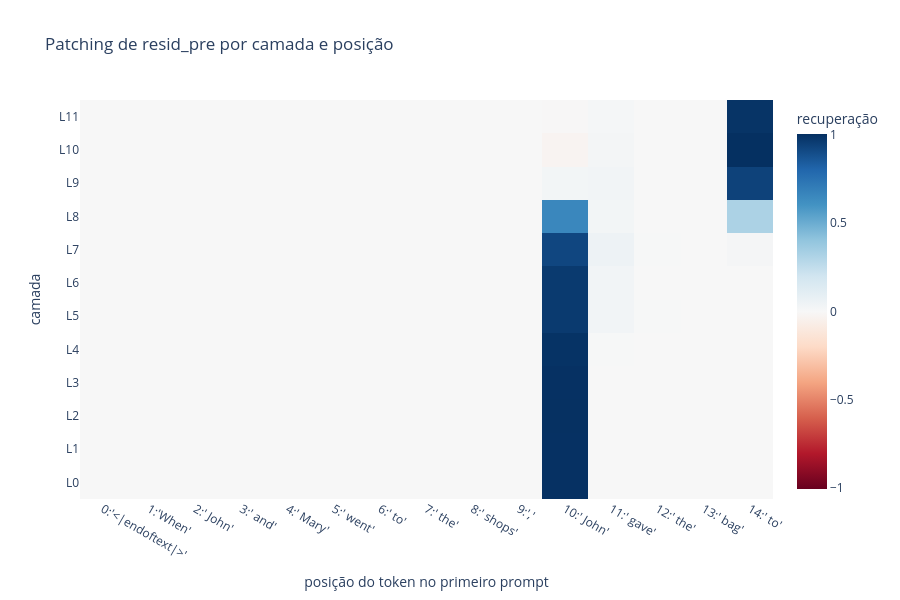

The notebook cell saved with this chart:
### Markdown cell above
## 1. Patching do residual stream

Para cada combinação `(camada, posição)`, substituímos somente o `resid_pre` corrompido pela versão limpa.

O eixo vertical será a camada. O eixo horizontal será a posição do token. Cores mais altas indicam maior recuperação causal.

### Code cell
with torch.no_grad():
    builtin_residual_results = patching.get_act_patch_resid_pre(
        model,
        corrupted_tokens,
        clean_cache,
        ioi_metric,
    )

assert builtin_residual_results.shape == (model.cfg.n_layers, tokens.shape[1])
position_labels = [
    f"{index}:{token!r}"
    for index, token in enumerate(model.to_str_tokens(tokens[0].detach().cpu()))
]

figure = go.Figure(
    data=go.Heatmap(
        z=builtin_residual_results.detach().cpu().numpy(),
        x=position_labels,
        y=[f"L{layer}" for layer in range(model.cfg.n_layers)],
        colorscale="RdBu",
        zmid=0,
        colorbar_title="recuperação",
        hovertemplate="camada=%{y}<br>posição=%{x}<br>recuperação=%{z:.3f}<extra></extra>",
    )
)
figure.update_layout(
    title="Patching de resid_pre por camada e posição",
    xaxis_title="posição do token no primeiro prompt",
    yaxis_title="camada",
    height=600,
)
figure.show()

best_flat = builtin_residual_results.argmax().item()
best_layer, best_position = divmod(best_flat, tokens.shape[1])
print(
    f"Maior recuperação: camada {best_layer}, posição {best_position}, "
    f"valor={builtin_residual_results.max().item():.3f}"
)

### Figure 1 — Plotly figure (JSON) as saved in the notebook; plotly's stock layout.template omitted (floating-point values rounded to 4 significant figures; data arrays with more than 128 entries replaced by an {"elided": "..."} marker saying what was removed)
{"data": [{"colorbar": {"title": {"text": "recuperação"}}, "colorscale": [[0.0, "rgb(103,0,31)"], [0.1, "rgb(178,24,43)"], [0.2, "rgb(214,96,77)"], [0.3, "rgb(244,165,130)"], [0.4, "rgb(253,219,199)"], [0.5, "rgb(247,247,247)"], [0.6, "rgb(209,229,240)"], [0.7, "rgb(146,197,222)"], [0.8, "rgb(67,147,195)"], [0.9, "rgb(33,102,172)"], [1.0, "rgb(5,48,97)"]], "hovertemplate": "camada=%{y}<br>posição=%{x}<br>recuperação=%{z:.3f}<extra></extra>", "type": "heatmap", "x": ["0:'<|endoftext|>'", "1:'When'", "2:' John'", "3:' and'", "4:' Mary'", "5:' went'", "6:' to'", "7:' the'", "8:' shops'", "9:','", "10:' John'", "11:' gave'", "12:' the'", "13:' bag'", "14:' to'"], "y": ["L0", "L1", "L2", "L3", "L4", "L5", "L6", "L7", "L8", "L9", "L10", "L11"], "z": {"elided": "12x15 float values"}, "zmid": 0}], "layout": {"height": 600, "title": {"text": "Patching de resid_pre por camada e posição"}, "xaxis": {"title": {"text": "posição do token no primeiro prompt"}}, "yaxis": {"title": {"text": "camada"}}}}
